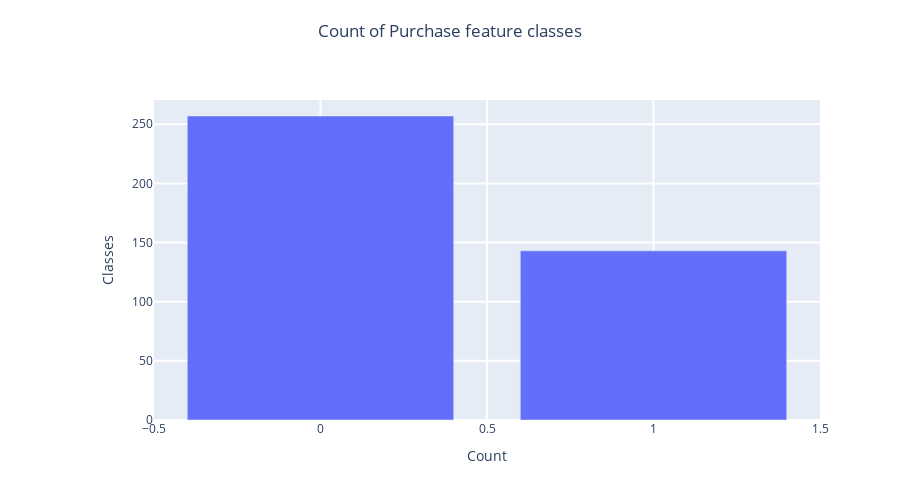

Write notebook code for a chart like this one.
### Markdown cell above
Conclusion:

- Male purchases less than female.

- Male also rejects the purchase more than female

### Code cell
# Create a variable to store the Bar plot
data = [
    go.Bar(
        x=df['Purchased'].value_counts().keys(), # x-axis -> Count labels
        y=df['Purchased'].value_counts() # y-axis -> Count the classes
    )]

# Create another variable to store all the settings of the Bar plot such as figure size, title, hovermode..
layout = go.Layout(
    height=500,
    title={'text': "Count of Purchase feature classes", # Subplot main title
           'y':0.95, # Set main title y-axis position
           'x':0.5, # Set main title x-axis position
           'xanchor': 'center', # xachor position
           'yanchor': 'top'}, # yachpr 
hovermode='closest',
xaxis=dict(title='Count', ticklen=5, zeroline=False, gridwidth=2, domain=[0.1, 1]), # x-axis settings
yaxis=dict(title='Classes', ticklen=5, gridwidth=2), # y-axis settings
showlegend=False # No legend
)

# Create another variable to generate the plot. This variable is composed by the other two variables created earlier
fig = go.Figure(data=data, layout=layout)

# Display the plot
py.iplot(fig, filename="Count of Purchase feature classes")

### Figure 1 — Plotly figure (JSON) as saved in the notebook; plotly's stock layout.template omitted (floating-point values rounded to 4 significant figures)
{"data": [{"type": "bar", "x": [0, 1], "y": [257, 143]}], "layout": {"height": 500, "hovermode": "closest", "showlegend": false, "title": {"text": "Count of Purchase feature classes", "x": 0.5, "xanchor": "center", "y": 0.95, "yanchor": "top"}, "xaxis": {"domain": [0.1, 1], "gridwidth": 2, "ticklen": 5, "title": {"text": "Count"}, "zeroline": false}, "yaxis": {"gridwidth": 2, "ticklen": 5, "title": {"text": "Classes"}}}}
